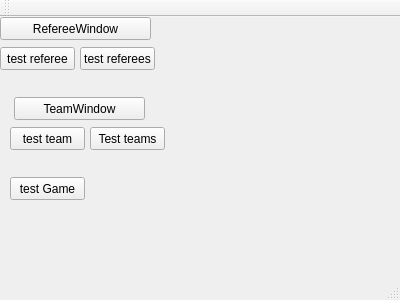
<?xml version="1.0" encoding="UTF-8"?>
<ui version="4.0">
 <class>MainWindow</class>
 <widget class="QMainWindow" name="MainWindow">
  <property name="geometry">
   <rect>
    <x>0</x>
    <y>0</y>
    <width>400</width>
    <height>300</height>
   </rect>
  </property>
  <property name="windowTitle">
   <string>MainWindow</string>
  </property>
  <widget class="QWidget" name="centralWidget">
   <widget class="QPushButton" name="pushButton">
    <property name="geometry">
     <rect>
      <x>0</x>
      <y>30</y>
      <width>75</width>
      <height>23</height>
     </rect>
    </property>
    <property name="text">
     <string>test referee</string>
    </property>
   </widget>
   <widget class="QPushButton" name="pushButton_2">
    <property name="geometry">
     <rect>
      <x>80</x>
      <y>30</y>
      <width>75</width>
      <height>23</height>
     </rect>
    </property>
    <property name="text">
     <string>test referees</string>
    </property>
   </widget>
   <widget class="QPushButton" name="pushButton_3">
    <property name="geometry">
     <rect>
      <x>0</x>
      <y>0</y>
      <width>151</width>
      <height>23</height>
     </rect>
    </property>
    <property name="text">
     <string>RefereeWindow</string>
    </property>
   </widget>
   <widget class="QPushButton" name="pushButton_4">
    <property name="geometry">
     <rect>
      <x>10</x>
      <y>110</y>
      <width>75</width>
      <height>23</height>
     </rect>
    </property>
    <property name="text">
     <string>test team</string>
    </property>
   </widget>
   <widget class="QPushButton" name="pushButton_5">
    <property name="geometry">
     <rect>
      <x>90</x>
      <y>110</y>
      <width>75</width>
      <height>23</height>
     </rect>
    </property>
    <property name="text">
     <string>Test teams</string>
    </property>
   </widget>
   <widget class="QPushButton" name="pushButton_6">
    <property name="geometry">
     <rect>
      <x>14</x>
      <y>80</y>
      <width>131</width>
      <height>23</height>
     </rect>
    </property>
    <property name="text">
     <string>TeamWindow</string>
    </property>
   </widget>
   <widget class="QPushButton" name="pushButton_7">
    <property name="geometry">
     <rect>
      <x>10</x>
      <y>160</y>
      <width>75</width>
      <height>23</height>
     </rect>
    </property>
    <property name="text">
     <string>test Game</string>
    </property>
   </widget>
  </widget>
  <widget class="QMenuBar" name="menuBar">
   <property name="geometry">
    <rect>
     <x>0</x>
     <y>0</y>
     <width>400</width>
     <height>21</height>
    </rect>
   </property>
  </widget>
  <widget class="QToolBar" name="mainToolBar">
   <attribute name="toolBarArea">
    <enum>TopToolBarArea</enum>
   </attribute>
   <attribute name="toolBarBreak">
    <bool>false</bool>
   </attribute>
  </widget>
  <widget class="QStatusBar" name="statusBar"/>
 </widget>
 <layoutdefault spacing="6" margin="11"/>
 <resources/>
 <connections/>
</ui>
